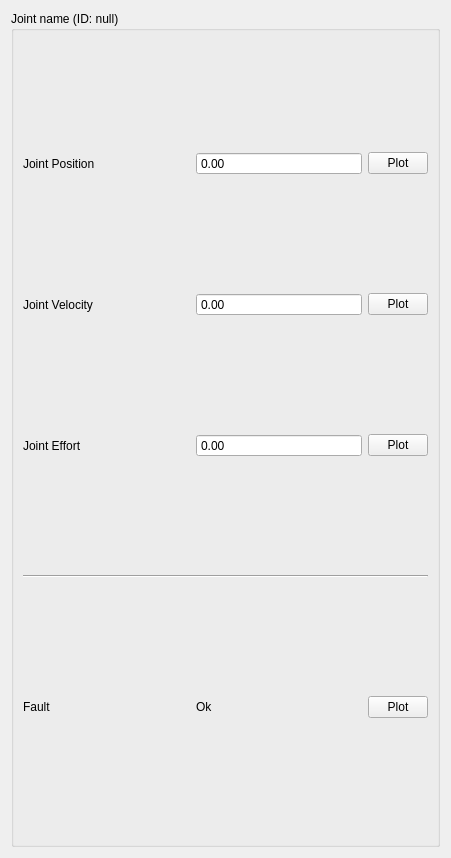
<?xml version="1.0" encoding="UTF-8"?>
<ui version="4.0">
 <class>Form</class>
 <widget class="QWidget" name="Form">
  <property name="geometry">
   <rect>
    <x>0</x>
    <y>0</y>
    <width>451</width>
    <height>858</height>
   </rect>
  </property>
  <property name="windowTitle">
   <string>Form</string>
  </property>
  <layout class="QVBoxLayout" name="verticalLayout">
   <property name="sizeConstraint">
    <enum>QLayout::SetDefaultConstraint</enum>
   </property>
   <item>
    <widget class="QGroupBox" name="JointStateGroup">
     <property name="baseSize">
      <size>
       <width>0</width>
       <height>0</height>
      </size>
     </property>
     <property name="title">
      <string>Joint name (ID: null)</string>
     </property>
     <layout class="QVBoxLayout" name="verticalLayout_2">
      <item>
       <layout class="QHBoxLayout" name="horizontalLayout_2">
        <item>
         <widget class="QLabel" name="label_3">
          <property name="text">
           <string>Joint Position</string>
          </property>
         </widget>
        </item>
        <item>
         <widget class="QDoubleSpinBox" name="jointPos">
          <property name="readOnly">
           <bool>true</bool>
          </property>
          <property name="buttonSymbols">
           <enum>QAbstractSpinBox::NoButtons</enum>
          </property>
         </widget>
        </item>
        <item>
         <widget class="QPushButton" name="plotJointPos">
          <property name="enabled">
           <bool>true</bool>
          </property>
          <property name="sizePolicy">
           <sizepolicy hsizetype="Fixed" vsizetype="Fixed">
            <horstretch>0</horstretch>
            <verstretch>0</verstretch>
           </sizepolicy>
          </property>
          <property name="minimumSize">
           <size>
            <width>20</width>
            <height>0</height>
           </size>
          </property>
          <property name="maximumSize">
           <size>
            <width>60</width>
            <height>16777215</height>
           </size>
          </property>
          <property name="baseSize">
           <size>
            <width>20</width>
            <height>0</height>
           </size>
          </property>
          <property name="text">
           <string>Plot</string>
          </property>
         </widget>
        </item>
       </layout>
      </item>
      <item>
       <layout class="QHBoxLayout" name="horizontalLayout">
        <item>
         <widget class="QLabel" name="label_4">
          <property name="text">
           <string>Joint Velocity</string>
          </property>
         </widget>
        </item>
        <item>
         <widget class="QDoubleSpinBox" name="jointVel">
          <property name="readOnly">
           <bool>true</bool>
          </property>
          <property name="buttonSymbols">
           <enum>QAbstractSpinBox::NoButtons</enum>
          </property>
         </widget>
        </item>
        <item>
         <widget class="QPushButton" name="plotJointVel">
          <property name="enabled">
           <bool>true</bool>
          </property>
          <property name="sizePolicy">
           <sizepolicy hsizetype="Fixed" vsizetype="Fixed">
            <horstretch>0</horstretch>
            <verstretch>0</verstretch>
           </sizepolicy>
          </property>
          <property name="minimumSize">
           <size>
            <width>20</width>
            <height>0</height>
           </size>
          </property>
          <property name="maximumSize">
           <size>
            <width>60</width>
            <height>16777215</height>
           </size>
          </property>
          <property name="baseSize">
           <size>
            <width>20</width>
            <height>0</height>
           </size>
          </property>
          <property name="text">
           <string>Plot</string>
          </property>
         </widget>
        </item>
       </layout>
      </item>
      <item>
       <layout class="QHBoxLayout" name="horizontalLayout_3">
        <item>
         <widget class="QLabel" name="label_5">
          <property name="text">
           <string>Joint Effort</string>
          </property>
         </widget>
        </item>
        <item>
         <widget class="QDoubleSpinBox" name="jointEff">
          <property name="readOnly">
           <bool>true</bool>
          </property>
          <property name="buttonSymbols">
           <enum>QAbstractSpinBox::NoButtons</enum>
          </property>
         </widget>
        </item>
        <item>
         <widget class="QPushButton" name="plotJointEff">
          <property name="enabled">
           <bool>true</bool>
          </property>
          <property name="sizePolicy">
           <sizepolicy hsizetype="Fixed" vsizetype="Fixed">
            <horstretch>0</horstretch>
            <verstretch>0</verstretch>
           </sizepolicy>
          </property>
          <property name="minimumSize">
           <size>
            <width>20</width>
            <height>0</height>
           </size>
          </property>
          <property name="maximumSize">
           <size>
            <width>60</width>
            <height>16777215</height>
           </size>
          </property>
          <property name="baseSize">
           <size>
            <width>20</width>
            <height>0</height>
           </size>
          </property>
          <property name="text">
           <string>Plot</string>
          </property>
         </widget>
        </item>
       </layout>
      </item>
      <item>
       <widget class="Line" name="line">
        <property name="orientation">
         <enum>Qt::Horizontal</enum>
        </property>
       </widget>
      </item>
      <item>
       <layout class="QHBoxLayout" name="horizontalLayout_20">
        <item>
         <widget class="QLabel" name="label_20">
          <property name="text">
           <string>Fault</string>
          </property>
         </widget>
        </item>
        <item>
         <widget class="QLabel" name="faulttext">
          <property name="sizePolicy">
           <sizepolicy hsizetype="Preferred" vsizetype="Fixed">
            <horstretch>0</horstretch>
            <verstretch>0</verstretch>
           </sizepolicy>
          </property>
          <property name="text">
           <string>Ok</string>
          </property>
         </widget>
        </item>
        <item>
         <widget class="QPushButton" name="plotFault">
          <property name="enabled">
           <bool>true</bool>
          </property>
          <property name="sizePolicy">
           <sizepolicy hsizetype="Fixed" vsizetype="Fixed">
            <horstretch>0</horstretch>
            <verstretch>0</verstretch>
           </sizepolicy>
          </property>
          <property name="minimumSize">
           <size>
            <width>20</width>
            <height>0</height>
           </size>
          </property>
          <property name="maximumSize">
           <size>
            <width>60</width>
            <height>16777215</height>
           </size>
          </property>
          <property name="baseSize">
           <size>
            <width>20</width>
            <height>0</height>
           </size>
          </property>
          <property name="text">
           <string>Plot</string>
          </property>
         </widget>
        </item>
       </layout>
      </item>
     </layout>
    </widget>
   </item>
  </layout>
 </widget>
 <resources/>
 <connections/>
</ui>
